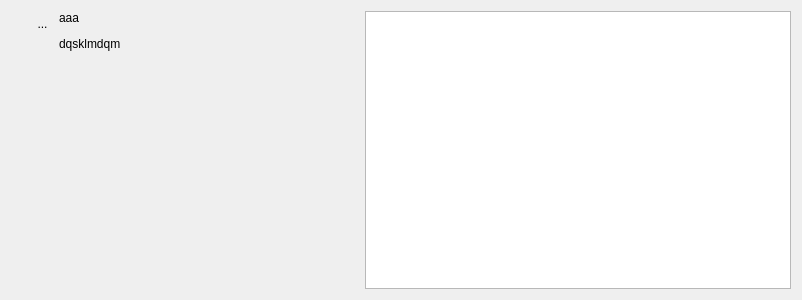
<?xml version="1.0" encoding="UTF-8"?>
<ui version="4.0">
 <class>desWidgetMatrice</class>
 <widget class="QDialog" name="desWidgetMatrice">
  <property name="geometry">
   <rect>
    <x>0</x>
    <y>0</y>
    <width>802</width>
    <height>300</height>
   </rect>
  </property>
  <property name="windowTitle">
   <string>Dialog</string>
  </property>
  <layout class="QHBoxLayout" name="horizontalLayout">
   <item>
    <layout class="QVBoxLayout" name="verticalLayout_2">
     <property name="spacing">
      <number>0</number>
     </property>
     <item>
      <layout class="QHBoxLayout" name="horizontalLayout_2">
       <property name="spacing">
        <number>0</number>
       </property>
       <property name="sizeConstraint">
        <enum>QLayout::SetFixedSize</enum>
       </property>
       <item>
        <spacer name="horizontalSpacer_3">
         <property name="orientation">
          <enum>Qt::Horizontal</enum>
         </property>
         <property name="sizeType">
          <enum>QSizePolicy::Fixed</enum>
         </property>
         <property name="sizeHint" stdset="0">
          <size>
           <width>21</width>
           <height>20</height>
          </size>
         </property>
        </spacer>
       </item>
       <item>
        <widget class="MonBoutonValide" name="RBValide">
         <property name="minimumSize">
          <size>
           <width>21</width>
           <height>25</height>
          </size>
         </property>
         <property name="maximumSize">
          <size>
           <width>21</width>
           <height>25</height>
          </size>
         </property>
         <property name="focusPolicy">
          <enum>Qt::ClickFocus</enum>
         </property>
         <property name="toolTip">
          <string>Affiche le rapport de validation du mot-clef</string>
         </property>
         <property name="styleSheet">
          <string notr="true">border : 0px</string>
         </property>
         <property name="text">
          <string>...</string>
         </property>
         <property name="icon">
          <iconset>
           <normaloff>../../../../../../home/A96028/GitEficasTravail/eficas/Editeur/icons/ast-green-ball.png</normaloff>../../../../../../home/A96028/GitEficasTravail/eficas/Editeur/icons/ast-green-ball.png</iconset>
         </property>
         <property name="iconSize">
          <size>
           <width>25</width>
           <height>25</height>
          </size>
         </property>
        </widget>
       </item>
      </layout>
     </item>
     <item>
      <spacer name="verticalSpacer_2">
       <property name="orientation">
        <enum>Qt::Vertical</enum>
       </property>
       <property name="sizeHint" stdset="0">
        <size>
         <width>20</width>
         <height>5</height>
        </size>
       </property>
      </spacer>
     </item>
    </layout>
   </item>
   <item>
    <widget class="MonLabelClic" name="label">
     <property name="sizePolicy">
      <sizepolicy hsizetype="Fixed" vsizetype="Preferred">
       <horstretch>0</horstretch>
       <verstretch>0</verstretch>
      </sizepolicy>
     </property>
     <property name="minimumSize">
      <size>
       <width>300</width>
       <height>25</height>
      </size>
     </property>
     <property name="maximumSize">
      <size>
       <width>178</width>
       <height>16777215</height>
      </size>
     </property>
     <property name="frameShape">
      <enum>QFrame::NoFrame</enum>
     </property>
     <property name="text">
      <string>&lt;html&gt;&lt;head/&gt;&lt;body&gt;&lt;p&gt;aaa&lt;/p&gt;&lt;p&gt;dqsklmdqm&lt;/p&gt;&lt;/body&gt;&lt;/html&gt;</string>
     </property>
     <property name="scaledContents">
      <bool>false</bool>
     </property>
     <property name="alignment">
      <set>Qt::AlignLeading|Qt::AlignLeft|Qt::AlignTop</set>
     </property>
    </widget>
   </item>
   <item>
    <widget class="QTableWidget" name="TBMatrice"/>
   </item>
  </layout>
 </widget>
 <customwidgets>
  <customwidget>
   <class>MonBoutonValide</class>
   <extends>QToolButton</extends>
   <header>monBoutonValide.h</header>
  </customwidget>
  <customwidget>
   <class>MonLabelClic</class>
   <extends>QLabel</extends>
   <header>monLabelClic.h</header>
  </customwidget>
 </customwidgets>
 <resources/>
 <connections/>
</ui>
